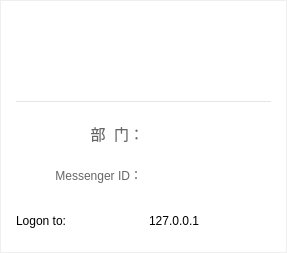
<?xml version="1.0" encoding="UTF-8"?>
<ui version="4.0">
 <class>UserInfoDialog</class>
 <widget class="QWidget" name="UserInfoDialog">
  <property name="geometry">
   <rect>
    <x>0</x>
    <y>0</y>
    <width>287</width>
    <height>253</height>
   </rect>
  </property>
  <property name="windowTitle">
   <string>UserInfoDialog</string>
  </property>
  <layout class="QHBoxLayout" name="horizontalLayout">
   <property name="spacing">
    <number>0</number>
   </property>
   <property name="leftMargin">
    <number>1</number>
   </property>
   <property name="topMargin">
    <number>1</number>
   </property>
   <property name="rightMargin">
    <number>1</number>
   </property>
   <property name="bottomMargin">
    <number>1</number>
   </property>
   <item>
    <widget class="QWidget" name="widget" native="true">
     <property name="styleSheet">
      <string notr="true">QWidget#widget
{
  
	background-color: rgb(255, 255, 255);
}</string>
     </property>
     <layout class="QVBoxLayout" name="verticalLayout">
      <property name="spacing">
       <number>0</number>
      </property>
      <property name="leftMargin">
       <number>15</number>
      </property>
      <property name="topMargin">
       <number>15</number>
      </property>
      <property name="rightMargin">
       <number>15</number>
      </property>
      <property name="bottomMargin">
       <number>15</number>
      </property>
      <item>
       <widget class="QWidget" name="widget_2" native="true">
        <property name="minimumSize">
         <size>
          <width>0</width>
          <height>86</height>
         </size>
        </property>
        <property name="maximumSize">
         <size>
          <width>16777215</width>
          <height>86</height>
         </size>
        </property>
        <property name="styleSheet">
         <string notr="true">QWidget#widget_2
{
 border-bottom:1px solid #e5e5e5;
}</string>
        </property>
        <layout class="QHBoxLayout" name="horizontalLayout_2">
         <property name="spacing">
          <number>15</number>
         </property>
         <property name="leftMargin">
          <number>0</number>
         </property>
         <property name="topMargin">
          <number>0</number>
         </property>
         <property name="rightMargin">
          <number>0</number>
         </property>
         <property name="bottomMargin">
          <number>16</number>
         </property>
         <item>
          <widget class="QLabel" name="lab_head">
           <property name="minimumSize">
            <size>
             <width>70</width>
             <height>70</height>
            </size>
           </property>
           <property name="maximumSize">
            <size>
             <width>70</width>
             <height>70</height>
            </size>
           </property>
           <property name="text">
            <string/>
           </property>
          </widget>
         </item>
         <item>
          <widget class="QWidget" name="widget_4" native="true">
           <layout class="QVBoxLayout" name="verticalLayout_3">
            <property name="spacing">
             <number>8</number>
            </property>
            <property name="leftMargin">
             <number>0</number>
            </property>
            <property name="topMargin">
             <number>12</number>
            </property>
            <property name="rightMargin">
             <number>0</number>
            </property>
            <property name="bottomMargin">
             <number>0</number>
            </property>
            <item>
             <widget class="QWidget" name="widget_5" native="true">
              <property name="minimumSize">
               <size>
                <width>0</width>
                <height>30</height>
               </size>
              </property>
              <property name="maximumSize">
               <size>
                <width>16777215</width>
                <height>30</height>
               </size>
              </property>
              <layout class="QHBoxLayout" name="horizontalLayout_3">
               <property name="leftMargin">
                <number>0</number>
               </property>
               <property name="topMargin">
                <number>0</number>
               </property>
               <property name="rightMargin">
                <number>0</number>
               </property>
               <property name="bottomMargin">
                <number>0</number>
               </property>
               <item>
                <widget class="QLabel" name="lab_name">
                 <property name="contextMenuPolicy">
                  <enum>Qt::NoContextMenu</enum>
                 </property>
                 <property name="styleSheet">
                  <string notr="true">color:#333333;
font: 22px &quot;微软雅黑&quot;;
font-weight:500;</string>
                 </property>
                 <property name="text">
                  <string/>
                 </property>
                 <property name="textInteractionFlags">
                  <set>Qt::TextSelectableByMouse</set>
                 </property>
                </widget>
               </item>
               <item>
                <widget class="QLabel" name="label_sex">
                 <property name="minimumSize">
                  <size>
                   <width>20</width>
                   <height>20</height>
                  </size>
                 </property>
                 <property name="maximumSize">
                  <size>
                   <width>20</width>
                   <height>20</height>
                  </size>
                 </property>
                 <property name="styleSheet">
                  <string notr="true"/>
                 </property>
                 <property name="text">
                  <string/>
                 </property>
                </widget>
               </item>
               <item>
                <spacer name="horizontalSpacer">
                 <property name="orientation">
                  <enum>Qt::Horizontal</enum>
                 </property>
                 <property name="sizeHint" stdset="0">
                  <size>
                   <width>130</width>
                   <height>17</height>
                  </size>
                 </property>
                </spacer>
               </item>
              </layout>
             </widget>
            </item>
            <item>
             <spacer name="verticalSpacer">
              <property name="orientation">
               <enum>Qt::Vertical</enum>
              </property>
              <property name="sizeHint" stdset="0">
               <size>
                <width>20</width>
                <height>7</height>
               </size>
              </property>
             </spacer>
            </item>
           </layout>
          </widget>
         </item>
        </layout>
       </widget>
      </item>
      <item>
       <widget class="QWidget" name="widget_3" native="true">
        <layout class="QVBoxLayout" name="verticalLayout_4">
         <property name="spacing">
          <number>20</number>
         </property>
         <property name="leftMargin">
          <number>0</number>
         </property>
         <property name="topMargin">
          <number>20</number>
         </property>
         <property name="rightMargin">
          <number>0</number>
         </property>
         <property name="bottomMargin">
          <number>0</number>
         </property>
         <item>
          <widget class="QWidget" name="widget_6" native="true">
           <layout class="QHBoxLayout" name="horizontalLayout_4">
            <property name="spacing">
             <number>0</number>
            </property>
            <property name="leftMargin">
             <number>0</number>
            </property>
            <property name="topMargin">
             <number>0</number>
            </property>
            <property name="rightMargin">
             <number>0</number>
            </property>
            <property name="bottomMargin">
             <number>0</number>
            </property>
            <item>
             <widget class="QLabel" name="label">
              <property name="styleSheet">
               <string notr="true">color:#666666;
font-size:15px;</string>
              </property>
              <property name="text">
               <string>      部  门：</string>
              </property>
              <property name="alignment">
               <set>Qt::AlignRight|Qt::AlignTrailing|Qt::AlignVCenter</set>
              </property>
             </widget>
            </item>
            <item>
             <widget class="QLabel" name="dw">
              <property name="styleSheet">
               <string notr="true">font-size:18px</string>
              </property>
              <property name="text">
               <string/>
              </property>
             </widget>
            </item>
           </layout>
          </widget>
         </item>
         <item>
          <widget class="QWidget" name="widget_8" native="true">
           <property name="minimumSize">
            <size>
             <width>0</width>
             <height>20</height>
            </size>
           </property>
           <property name="maximumSize">
            <size>
             <width>16777215</width>
             <height>20</height>
            </size>
           </property>
           <layout class="QHBoxLayout" name="horizontalLayout_5">
            <property name="spacing">
             <number>4</number>
            </property>
            <property name="leftMargin">
             <number>0</number>
            </property>
            <property name="topMargin">
             <number>0</number>
            </property>
            <property name="rightMargin">
             <number>0</number>
            </property>
            <property name="bottomMargin">
             <number>0</number>
            </property>
            <item>
             <widget class="QLabel" name="label_staticMessengerId">
              <property name="minimumSize">
               <size>
                <width>110</width>
                <height>0</height>
               </size>
              </property>
              <property name="layoutDirection">
               <enum>Qt::LeftToRight</enum>
              </property>
              <property name="styleSheet">
               <string notr="true">color:#666666;</string>
              </property>
              <property name="text">
               <string>Messenger ID：</string>
              </property>
              <property name="alignment">
               <set>Qt::AlignRight|Qt::AlignTrailing|Qt::AlignVCenter</set>
              </property>
             </widget>
            </item>
            <item>
             <widget class="QLabel" name="lab_MessagerId">
              <property name="contextMenuPolicy">
               <enum>Qt::NoContextMenu</enum>
              </property>
              <property name="styleSheet">
               <string notr="true">color:#333333;
font-size:18px</string>
              </property>
              <property name="text">
               <string/>
              </property>
              <property name="textInteractionFlags">
               <set>Qt::TextSelectableByMouse</set>
              </property>
             </widget>
            </item>
           </layout>
          </widget>
         </item>
         <item>
          <widget class="QWidget" name="widget_9" native="true">
           <property name="minimumSize">
            <size>
             <width>32</width>
             <height>32</height>
            </size>
           </property>
           <property name="maximumSize">
            <size>
             <width>16777215</width>
             <height>32</height>
            </size>
           </property>
           <layout class="QHBoxLayout" name="horizontalLayout_6">
            <property name="spacing">
             <number>10</number>
            </property>
            <property name="leftMargin">
             <number>0</number>
            </property>
            <property name="topMargin">
             <number>0</number>
            </property>
            <property name="rightMargin">
             <number>0</number>
            </property>
            <property name="bottomMargin">
             <number>0</number>
            </property>
            <item>
             <widget class="QLabel" name="label_staticLogonTo">
              <property name="text">
               <string>Logon to:</string>
              </property>
             </widget>
            </item>
            <item>
             <widget class="QLabel" name="label_server">
              <property name="text">
               <string>127.0.0.1</string>
              </property>
             </widget>
            </item>
           </layout>
          </widget>
         </item>
        </layout>
       </widget>
      </item>
     </layout>
    </widget>
   </item>
  </layout>
 </widget>
 <layoutdefault spacing="6" margin="11"/>
 <resources/>
 <connections/>
</ui>
